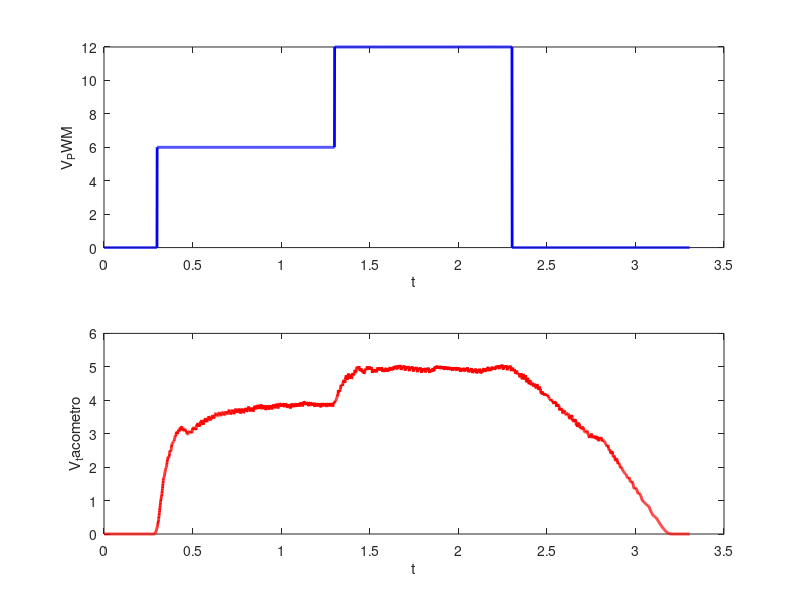

Reproduce this figure in MATLAB.
clear all;
close all;
clc;

% importa datos de ADC
datos = importdata('Muestra2.txt',' ',3);

V_tacometro_max = 5.8 %5,8V determinado por ensayo de pwm=100%
R1 = 10000 %ohm
R2 = 10000 %ohm
V_tacometro_divisor = V_tacometro_max * R2/(R1+R2)

nro_bits = 10
fs = 1000 %frecuencia de muestreo, en Hz


t=datos.data(:,1);   %nro. de muestra (base de tiempo)
PWM=datos.data(:,2); %toma datos de 2da columna (convertir a tensión)
ADC_tacometro=datos.data(:,3); %tensión del tacómetro

% -------------- no entiendo esto
t0=t(1);
t=t-t0; %elimina 1er valor? no entiendo
% --------------

%Acondicionamiento de señal
t=t/fs
V_PWM = 12*PWM/100 %transformo PWM a tensión de fuente
V_tacometro = ADC_tacometro * V_tacometro_max/(2^nro_bits) %lectura del ADC, en V

%Filtro FIR, para limpiar la señal de salida por ruido de HF
n_fir = 32;
coef = ones(1, n_fir) / n_fir; % Coeficientes del FIR de media móvil (para convolucion
V_tacometro = conv(V_tacometro, coef, 'same'); % Aplica el filtro FIR

figure();
ax1=subplot(2,1,2),plot(t,V_tacometro,'r','lineWidth',2);
xlabel('t');ylabel('V_tacometro');
ax2=subplot(2,1,1),plot(t,V_PWM,'b','lineWidth',2);
xlabel('t');ylabel('V_PWM');
linkaxes([ax1,ax2],'x');